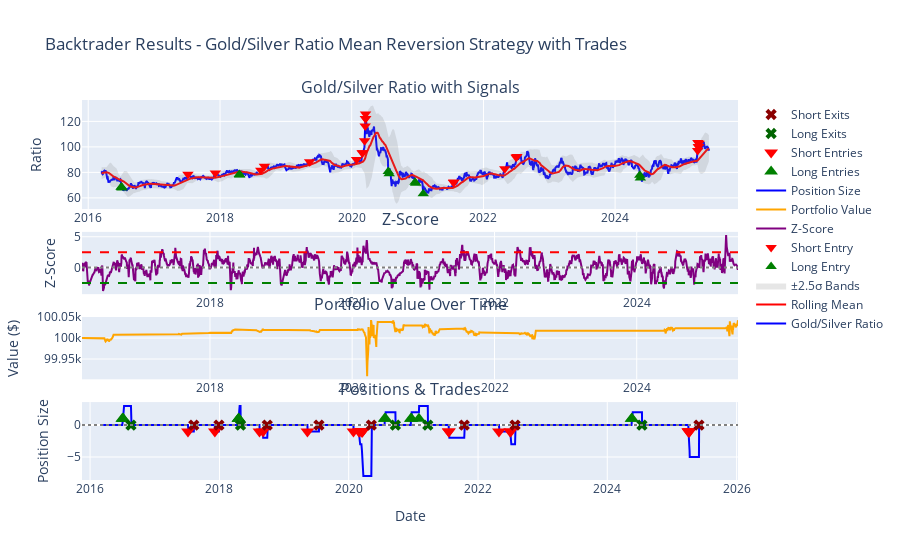

Source (notebook cell):
### Code cell
# Enhanced Plotly visualization with trades/positions plot
def create_plotly_charts(ratio_df, strategy_result):
    # Create subplots with 4 rows now
    fig = make_subplots(
        rows=4, cols=1,
        subplot_titles=('Gold/Silver Ratio with Signals', 'Z-Score', 'Portfolio Value Over Time', 'Positions & Trades'),
        vertical_spacing=0.06,
        row_heights=[0.35, 0.2, 0.2, 0.25]
    )
    
    # Plot 1: Ratio with bands and signals
    fig.add_trace(
        go.Scatter(x=ratio_df.index, y=ratio_df['Ratio'], 
                  name='Gold/Silver Ratio', line=dict(color='blue')),
        row=1, col=1
    )
    
    fig.add_trace(
        go.Scatter(x=ratio_df.index, y=ratio_df['rolling_mean'], 
                  name='Rolling Mean', line=dict(color='red')),
        row=1, col=1
    )
    
    # Add bands
    upper_band = ratio_df['rolling_mean'] + 2.5 * ratio_df['rolling_std']
    lower_band = ratio_df['rolling_mean'] - 2.5 * ratio_df['rolling_std']
    
    fig.add_trace(
        go.Scatter(x=ratio_df.index, y=upper_band, 
                  fill=None, mode='lines', line_color='rgba(0,0,0,0)', showlegend=False),
        row=1, col=1
    )
    fig.add_trace(
        go.Scatter(x=ratio_df.index, y=lower_band, 
                  fill='tonexty', mode='lines', line_color='rgba(0,0,0,0)', 
                  name='±2.5σ Bands', fillcolor='rgba(128,128,128,0.2)'),
        row=1, col=1
    )
    
    # Add entry signals
    long_entries = ratio_df[ratio_df['long_entry'] == 1]
    short_entries = ratio_df[ratio_df['short_entry'] == 1]
    
    if not long_entries.empty:
        fig.add_trace(
            go.Scatter(x=long_entries.index, y=long_entries['Ratio'],
                      mode='markers', marker=dict(symbol='triangle-up', size=10, color='green'),
                      name='Long Entry'),
            row=1, col=1
        )
    
    if not short_entries.empty:
        fig.add_trace(
            go.Scatter(x=short_entries.index, y=short_entries['Ratio'],
                      mode='markers', marker=dict(symbol='triangle-down', size=10, color='red'),
                      name='Short Entry'),
            row=1, col=1
        )
    
    # Plot 2: Z-Score
    fig.add_trace(
        go.Scatter(x=ratio_df.index, y=ratio_df['rolling_zscore'], 
                  name='Z-Score', line=dict(color='purple')),
        row=2, col=1
    )
    
    # Add horizontal lines at ±2.5
    fig.add_hline(y=2.5, line_dash="dash", line_color="red", row=2, col=1)
    fig.add_hline(y=-2.5, line_dash="dash", line_color="green", row=2, col=1)
    fig.add_hline(y=0, line_dash="dot", line_color="gray", row=2, col=1)
    
    # Plot 3: Portfolio value over time (using tracked values)
    if hasattr(strategy_result, 'portfolio_values') and strategy_result.portfolio_values:
        portfolio_dates = pd.to_datetime(strategy_result.dates)
        fig.add_trace(
            go.Scatter(x=portfolio_dates, y=strategy_result.portfolio_values, 
                      name='Portfolio Value', line=dict(color='orange')),
            row=3, col=1
        )
    else:
        # Fallback to simple start/end if tracking failed
        start_value = 100000
        final_value = cerebro.broker.getvalue()
        dates = [ratio_df.index[0], ratio_df.index[-1]]
        values = [start_value, final_value]
        
        fig.add_trace(
            go.Scatter(x=dates, y=values, 
                      name='Portfolio Value', line=dict(color='orange'), 
                      mode='lines+markers'),
            row=3, col=1
        )
    
    # Plot 4: NEW - Positions and Trades
    if hasattr(strategy_result, 'position_history') and strategy_result.position_history:
        # Convert position history to DataFrame for easier plotting
        pos_df = pd.DataFrame(strategy_result.position_history)
        pos_df['date'] = pd.to_datetime(pos_df['date'])
        
        # Plot position size over time
        fig.add_trace(
            go.Scatter(x=pos_df['date'], y=pos_df['position'], 
                      name='Position Size', line=dict(color='blue', width=2),
                      mode='lines'),
            row=4, col=1
        )
        
        # Add trade entry markers
        if hasattr(strategy_result, 'trade_entries') and strategy_result.trade_entries:
            entries_df = pd.DataFrame(strategy_result.trade_entries)
            entries_df['date'] = pd.to_datetime(entries_df['date'])
            
            # Separate long and short entries
            long_entries_trades = entries_df[entries_df['type'] == 'long_entry']
            short_entries_trades = entries_df[entries_df['type'] == 'short_entry']
            
            if not long_entries_trades.empty:
                fig.add_trace(
                    go.Scatter(x=long_entries_trades['date'], y=long_entries_trades['size'],
                              mode='markers', marker=dict(symbol='triangle-up', size=12, color='green'),
                              name='Long Entries', showlegend=True),
                    row=4, col=1
                )
            
            if not short_entries_trades.empty:
                # For short entries, plot as negative values for visual clarity
                fig.add_trace(
                    go.Scatter(x=short_entries_trades['date'], y=-short_entries_trades['size'],
                              mode='markers', marker=dict(symbol='triangle-down', size=12, color='red'),
                              name='Short Entries', showlegend=True),
                    row=4, col=1
                )
        
        # Add trade exit markers
        if hasattr(strategy_result, 'trade_exits') and strategy_result.trade_exits:
            exits_df = pd.DataFrame(strategy_result.trade_exits)
            exits_df['date'] = pd.to_datetime(exits_df['date'])
            
            # Separate long and short exits
            long_exits_trades = exits_df[exits_df['type'] == 'long_exit']
            short_exits_trades = exits_df[exits_df['type'] == 'short_exit']
            
            if not long_exits_trades.empty:
                fig.add_trace(
                    go.Scatter(x=long_exits_trades['date'], y=[0] * len(long_exits_trades),
                              mode='markers', marker=dict(symbol='x', size=10, color='darkgreen'),
                              name='Long Exits', showlegend=True),
                    row=4, col=1
                )
            
            if not short_exits_trades.empty:
                fig.add_trace(
                    go.Scatter(x=short_exits_trades['date'], y=[0] * len(short_exits_trades),
                              mode='markers', marker=dict(symbol='x', size=10, color='darkred'),
                              name='Short Exits', showlegend=True),
                    row=4, col=1
                )
        
        # Add horizontal line at zero for reference
        fig.add_hline(y=0, line_dash="dot", line_color="gray", row=4, col=1)
    
    # Update layout
    fig.update_layout(
        title='Backtrader Results - Gold/Silver Ratio Mean Reversion Strategy with Trades',
        height=1000,
        showlegend=True
    )
    
    fig.update_xaxes(title_text="Date", row=4, col=1)
    fig.update_yaxes(title_text="Ratio", row=1, col=1)
    fig.update_yaxes(title_text="Z-Score", row=2, col=1)
    fig.update_yaxes(title_text="Value ($)", row=3, col=1)
    fig.update_yaxes(title_text="Position Size", row=4, col=1)
    
    return fig

# Create and show the plots
try:
    fig = create_plotly_charts(ratio, result)
    fig.show()
    
    # Print some additional trade statistics
    if hasattr(result, 'trade_entries') and result.trade_entries:
        print(f"\n=== TRADE DETAILS ===")
        print(f"Total Trade Entries: {len(result.trade_entries)}")
        long_entries = [t for t in result.trade_entries if t['type'] == 'long_entry']
        short_entries = [t for t in result.trade_entries if t['type'] == 'short_entry']
        print(f"Long Entries: {len(long_entries)}")
        print(f"Short Entries: {len(short_entries)}")
        
        if hasattr(result, 'trade_exits') and result.trade_exits:
            print(f"Total Trade Exits: {len(result.trade_exits)}")
            long_exits = [t for t in result.trade_exits if t['type'] == 'long_exit']
            short_exits = [t for t in result.trade_exits if t['type'] == 'short_exit']
            print(f"Long Exits: {len(long_exits)}")
            print(f"Short Exits: {len(short_exits)}")

except Exception as e:
    print(f"Plotting with Plotly failed: {e}")
    print("Results printed above - all performance metrics are available")

### Figure 1 — Plotly figure (JSON) as saved in the notebook; plotly's stock layout.template omitted (floating-point values rounded to 4 significant figures; data arrays with more than 128 entries replaced by an {"elided": "..."} marker saying what was removed)
{"data": [{"line": {"color": "blue"}, "name": "Gold/Silver Ratio", "type": "scatter", "x": {"elided": "2318 str values"}, "xaxis": "x", "y": {"elided": "2318 float values"}, "yaxis": "y"}, {"line": {"color": "red"}, "name": "Rolling Mean", "type": "scatter", "x": {"elided": "2318 str values"}, "xaxis": "x", "y": {"elided": "2318 float values"}, "yaxis": "y"}, {"line": {"color": "rgba(0, 0, 0, 0)"}, "mode": "lines", "showlegend": false, "type": "scatter", "x": {"elided": "2318 str values"}, "xaxis": "x", "y": {"elided": "2318 float values"}, "yaxis": "y"}, {"fill": "tonexty", "fillcolor": "rgba(128,128,128,0.2)", "line": {"color": "rgba(0, 0, 0, 0)"}, "mode": "lines", "name": "±2.5σ Bands", "type": "scatter", "x": {"elided": "2318 str values"}, "xaxis": "x", "y": {"elided": "2318 float values"}, "yaxis": "y"}, {"marker": {"color": "green", "size": 10, "symbol": "triangle-up"}, "mode": "markers", "name": "Long Entry", "type": "scatter", "x": ["2016-07-01T00:00:00", "2016-07-05T00:00:00", "2016-07-06T00:00:00", "2018-04-18T00:00:00", "2018-04-19T00:00:00", "2018-04-20T00:00:00", "2020-07-22T00:00:00", "2020-07-27T00:00:00", "2020-12-17T00:00:00", "2020-12-21T00:00:00", "2021-02-01T00:00:00", "2024-05-17T00:00:00", "2024-05-20T00:00:00"], "xaxis": "x", "y": [68.39, 68.28, 67.7, 78.42, 78.2, 77.96, 80.76, 78.89, 72.31, 71.51, 63.3, 77.7, 75.58], "yaxis": "y"}, {"marker": {"color": "red", "size": 10, "symbol": "triangle-down"}, "mode": "markers", "name": "Short Entry", "type": "scatter", "x": ["2017-07-07T00:00:00", "2017-12-06T00:00:00", "2018-08-15T00:00:00", "2018-09-04T00:00:00", "2019-05-13T00:00:00", "2020-01-28T00:00:00", "2020-02-28T00:00:00", "2020-03-02T00:00:00", "2020-03-13T00:00:00", "2020-03-16T00:00:00", "2020-03-17T00:00:00", "2020-03-18T00:00:00", "2020-03-19T00:00:00", "2021-07-19T00:00:00", "2021-07-20T00:00:00", "2022-04-29T00:00:00", "2022-07-01T00:00:00", "2022-07-05T00:00:00", "2025-04-03T00:00:00", "2025-04-04T00:00:00", "2025-04-07T00:00:00", "2025-04-08T00:00:00", "2025-04-10T00:00:00"], "xaxis": "x", "y": [78.63, 79.58, 81.65, 84.82, 88.36, 90.17, 95.45, 95.47, 104.8, 116.3, 122.3, 125.9, 122.2, 71.99, 72.5, 82.87, 91.79, 92.47, 97.26, 103.4, 100.0, 100.3, 102.9], "yaxis": "y"}, {"line": {"color": "purple"}, "name": "Z-Score", "type": "scatter", "x": {"elided": "2318 str values"}, "xaxis": "x2", "y": {"elided": "2318 float values"}, "yaxis": "y2"}, {"line": {"color": "orange"}, "name": "Portfolio Value", "type": "scatter", "x": {"elided": "2318 str values"}, "xaxis": "x3", "y": {"elided": "2318 float values"}, "yaxis": "y3"}, {"line": {"color": "blue", "width": 2}, "mode": "lines", "name": "Position Size", "type": "scatter", "x": {"elided": "2318 str values"}, "xaxis": "x4", "y": {"elided": "2318 int values"}, "yaxis": "y4"}, {"marker": {"color": "green", "size": 12, "symbol": "triangle-up"}, "mode": "markers", "name": "Long Entries", "showlegend": true, "type": "scatter", "x": ["2016-07-01T00:00:00", "2016-07-05T00:00:00", "2016-07-06T00:00:00", "2018-04-18T00:00:00", "2018-04-19T00:00:00", "2018-04-20T00:00:00", "2020-07-22T00:00:00", "2020-07-27T00:00:00", "2020-12-17T00:00:00", "2020-12-21T00:00:00", "2021-02-01T00:00:00", "2024-05-17T00:00:00", "2024-05-20T00:00:00"], "xaxis": "x4", "y": [1, 1, 1, 1, 1, 1, 1, 1, 1, 1, 1, 1, 1], "yaxis": "y4"}, {"marker": {"color": "red", "size": 12, "symbol": "triangle-down"}, "mode": "markers", "name": "Short Entries", "showlegend": true, "type": "scatter", "x": ["2017-07-07T00:00:00", "2017-12-06T00:00:00", "2018-08-15T00:00:00", "2018-09-04T00:00:00", "2019-05-13T00:00:00", "2020-01-28T00:00:00", "2020-02-28T00:00:00", "2020-03-02T00:00:00", "2020-03-13T00:00:00", "2020-03-16T00:00:00", "2020-03-17T00:00:00", "2020-03-18T00:00:00", "2020-03-19T00:00:00", "2021-07-19T00:00:00", "2021-07-20T00:00:00", "2022-04-29T00:00:00", "2022-07-01T00:00:00", "2022-07-05T00:00:00", "2025-04-03T00:00:00", "2025-04-04T00:00:00", "2025-04-07T00:00:00", "2025-04-08T00:00:00", "2025-04-10T00:00:00"], "xaxis": "x4", "y": [-1, -1, -1, -1, -1, -1, -1, -1, -1, -1, -1, -1, -1, -1, -1, -1, -1, -1, -1, -1, -1, -1, -1], "yaxis": "y4"}, {"marker": {"color": "darkgreen", "size": 10, "symbol": "x"}, "mode": "markers", "name": "Long Exits", "showlegend": true, "type": "scatter", "x": ["2016-08-19T00:00:00", "2018-04-30T00:00:00", "2020-09-21T00:00:00", "2021-03-23T00:00:00", "2024-07-15T00:00:00"], "xaxis": "x4", "y": [0, 0, 0, 0, 0], "yaxis": "y4"}, {"marker": {"color": "darkred", "size": 10, "symbol": "x"}, "mode": "markers", "name": "Short Exits", "showlegend": true, "type": "scatter", "x": ["2017-08-09T00:00:00", "2017-12-29T00:00:00", "2018-09-28T00:00:00", "2019-07-17T00:00:00", "2020-05-08T00:00:00", "2021-10-15T00:00:00", "2022-07-29T00:00:00", "2025-06-02T00:00:00"], "xaxis": "x4", "y": [0, 0, 0, 0, 0, 0, 0, 0], "yaxis": "y4"}], "layout": {"annotations": [{"font": {"size": 16}, "showarrow": false, "text": "Gold/Silver Ratio with Signals", "x": 0.5, "xanchor": "center", "xref": "paper", "y": 1, "yanchor": "bottom", "yref": "paper"}, {"font": {"size": 16}, "showarrow": false, "text": "Z-Score", "x": 0.5, "xanchor": "center", "xref": "paper", "y": 0.653, "yanchor": "bottom", "yref": "paper"}, {"font": {"size": 16}, "showarrow": false, "text": "Portfolio Value Over Time", "x": 0.5, "xanchor": "center", "xref": "paper", "y": 0.429, "yanchor": "bottom", "yref": "paper"}, {"font": {"size": 16}, "showarrow": false, "text": "Positions & Trades", "x": 0.5, "xanchor": "center", "xref": "paper", "y": 0.205, "yanchor": "bottom", "yref": "paper"}], "autosize": true, "shapes": [{"line": {"color": "red", "dash": "dash"}, "type": "line", "x0": 0, "x1": 1, "xref": "x2 domain", "y0": 2.5, "y1": 2.5, "yref": "y2"}, {"line": {"color": "green", "dash": "dash"}, "type": "line", "x0": 0, "x1": 1, "xref": "x2 domain", "y0": -2.5, "y1": -2.5, "yref": "y2"}, {"line": {"color": "gray", "dash": "dot"}, "type": "line", "x0": 0, "x1": 1, "xref": "x2 domain", "y0": 0, "y1": 0, "yref": "y2"}, {"line": {"color": "gray", "dash": "dot"}, "type": "line", "x0": 0, "x1": 1, "xref": "x4 domain", "y0": 0, "y1": 0, "yref": "y4"}], "showlegend": true, "title": {"text": "Backtrader Results - Gold/Silver Ratio Mean Reversion Strategy with Trades"}, "xaxis": {"anchor": "y", "autorange": true, "domain": [0, 1], "range": ["2015-12-06 00:13:04.3981", "2025-11-03 23:46:55.6019"], "type": "date"}, "xaxis2": {"anchor": "y2", "autorange": true, "domain": [0, 1], "range": ["2016-03-15", "2025-06-04"], "type": "date"}, "xaxis3": {"anchor": "y3", "autorange": true, "domain": [0, 1], "range": ["2016-03-15", "2025-06-04"], "type": "date"}, "xaxis4": {"anchor": "y4", "autorange": true, "domain": [0, 1], "range": ["2015-11-26 17:26:39.3264", "2025-12-30 18:52:30.1516"], "title": {"text": "Date"}, "type": "date"}, "yaxis": {"anchor": "x", "autorange": true, "domain": [0.713, 1], "range": [51.23, 136.8], "title": {"text": "Ratio"}, "type": "linear"}, "yaxis2": {"anchor": "x2", "autorange": true, "domain": [0.489, 0.653], "range": [-4.328, 5.797], "title": {"text": "Z-Score"}, "type": "linear"}, "yaxis3": {"anchor": "x3", "autorange": true, "domain": [0.265, 0.429], "range": [99900.0, 100100.0], "title": {"text": "Value ($)"}, "type": "linear"}, "yaxis4": {"anchor": "x4", "autorange": true, "domain": [0, 0.205], "range": [-8.611, 3.611], "title": {"text": "Position Size"}, "type": "linear"}}}
